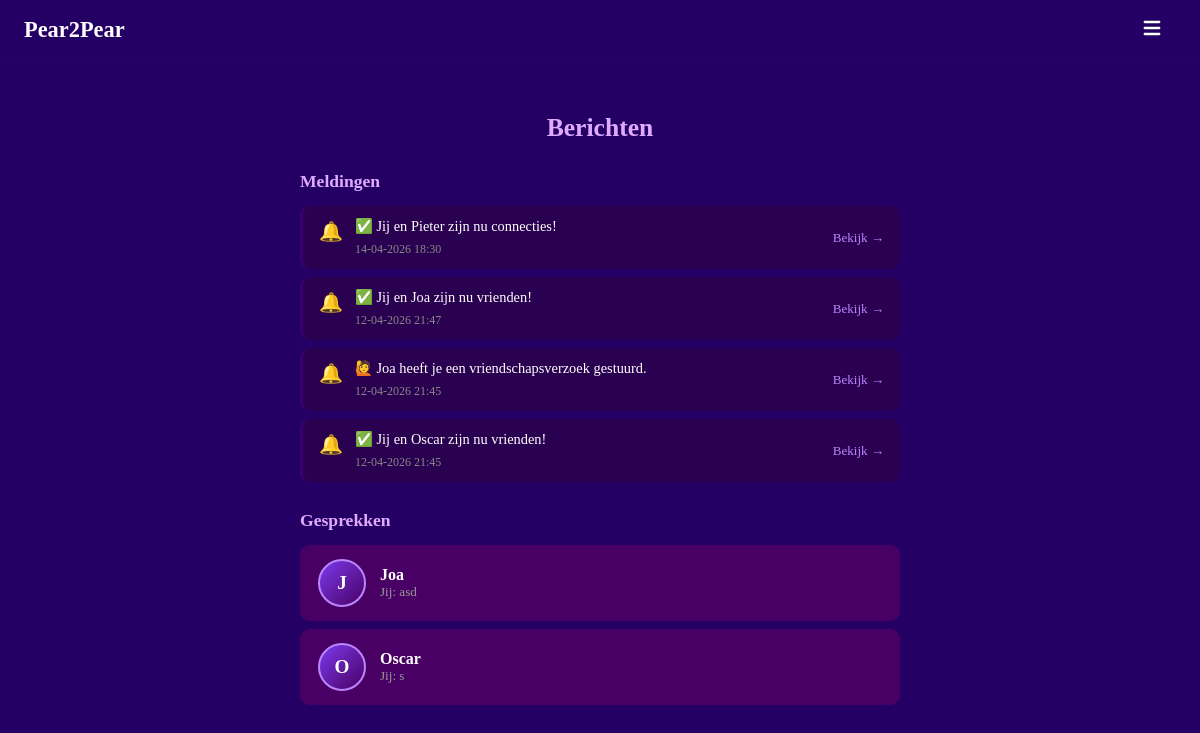
Page /messages (signed in) on the committed database.
### models.py (models this page shows, shortened)
class Notification(db.Model):
    __tablename__ = "notifications"
    id         = db.Column(db.Integer, primary_key=True)
    user_id    = db.Column(db.Integer, db.ForeignKey("users.id"), nullable=False)
    body       = db.Column(db.String(300), nullable=False)
    link       = db.Column(db.String(200), nullable=True)   # optional click-through
    read       = db.Column(db.Boolean, default=False)
    created_at = db.Column(db.DateTime, default=datetime.utcnow)

class User(UserMixin, db.Model):
    __tablename__ = "users"
    id            = db.Column(db.Integer, primary_key=True)
    username      = db.Column(db.String(30),  unique=True, nullable=False, index=True)
    email         = db.Column(db.String(120), unique=True, nullable=False, index=True)
    password_hash = db.Column(db.String(256), nullable=False)
    created_at    = db.Column(db.DateTime, default=datetime.utcnow, nullable=False)
    last_login    = db.Column(db.DateTime, default=datetime.utcnow, nullable=False)
    age            = db.Column(db.Integer,     nullable=True)
    avatar         = db.Column(db.String(200),   nullable=True)
    location       = db.Column(db.String(100), nullable=True)
    is_public      = db.Column(db.Boolean, default=True,  nullable=False)
    friends_public = db.Column(db.Boolean, default=False, nullable=False)
    sent_requests     = db.relationship("Friendship", foreign_keys=[Friendship.from_id], backref="from_user", lazy="dynamic")
    received_requests = db.relationship("Friendship", foreign_keys=[Friendship.to_id],   backref="to_user",   lazy="dynamic")
    notifications     = db.relationship("Notification", foreign_keys=[Notification.user_id], backref="owner", lazy="dynamic", order_by=Notification.created_at.desc())
    def pending_received(self):
        reqs = Friendship.query.filter_by(to_id=self.id, status="pending").all()
        return User.query.filter(User.id.in_([r.from_id for r in reqs])).all()
    def unread_message_count(self):
        return Message.query.filter_by(receiver_id=self.id, read=False).count()
    def unread_notification_count(self):
        return Notification.query.filter_by(user_id=self.id, read=False).count()
    def total_inbox_count(self):
        return self.unread_message_count() + self.unread_notification_count()

class Message(db.Model):
    __tablename__ = "messages"
    id          = db.Column(db.Integer, primary_key=True)
    sender_id   = db.Column(db.Integer, db.ForeignKey("users.id"), nullable=False)
    receiver_id = db.Column(db.Integer, db.ForeignKey("users.id"), nullable=False)
    body        = db.Column(db.Text, nullable=False)
    read        = db.Column(db.Boolean, default=False)
    created_at  = db.Column(db.DateTime, default=datetime.utcnow)
    sender   = db.relationship("User", foreign_keys=[sender_id],   backref="sent_messages")
    receiver = db.relationship("User", foreign_keys=[receiver_id], backref="received_messages")

### main.py (the view)
    @app.route("/messages")
    @login_required
    def messages():
        notifs = current_user.notifications.all()
        for n in notifs:
            if not n.read:
                n.read = True
        db.session.commit()
        all_msgs = Message.query.filter(
            (Message.sender_id == current_user.id) | (Message.receiver_id == current_user.id)
        ).order_by(Message.created_at.desc()).all()
        conversations = {}
        for msg in all_msgs:
            partner_id = msg.receiver_id if msg.sender_id == current_user.id else msg.sender_id
            if partner_id not in conversations:
                conversations[partner_id] = {
                    "user":   db.session.get(User, partner_id),
                    "latest": msg,
                    "unread": 0,
                }
            if msg.receiver_id == current_user.id and not msg.read:
                conversations[partner_id]["unread"] += 1
        return render_template("messages.html", notifs=notifs, conversations=list(conversations.values()))

### templates/messages.html (shortened to what this page needs)
{% extends "base.html" %}
{% block content %}
<div class="messages-page">
    <h2 class="profiles-title">Berichten</h2>
    {% if notifs %}
    <div class="notif-section">
        <h3 class="section-title">Meldingen</h3>
        {% for n in notifs %}
        <div class="notif-item {% if not n.read %}notif-item--unread{% endif %}">
            <span class="notif-icon">🔔</span>
            <div class="notif-body">
                <p>{{ n.body }}</p>
                <span class="notif-time">{{ n.created_at.strftime('%d-%m-%Y %H:%M') }}</span>
            </div>
            {% if n.link %}
            <a href="{{ n.link }}" class="notif-link">Bekijk →</a>
            {% endif %}
        </div>
        {% endfor %}
    </div>
    {% endif %}
    <h3 class="section-title" style="margin-top:28px;">Gesprekken</h3>
    {% if conversations %}
    <div class="conversation-list">
        {% for conv in conversations %}
        <a href="/messages/{{ conv.user.id }}" class="conversation-item {% if conv.unread > 0 %}conversation-item--unread{% endif %}">
            <div class="conversation-item__avatar">{{ conv.user.username[0].upper() }}</div>
            <div class="conversation-item__body">
                <span class="conversation-item__name">{{ conv.user.username }}</span>
                <span class="conversation-item__preview">
                    {% if conv.latest.sender_id == current_user.id %}Jij: {% endif %}
                    {{ conv.latest.body[:60] }}{% if conv.latest.body|length > 60 %}…{% endif %}
                </span>
            </div>
        </a>
        {% endfor %}
    </div>
    {% else %}
        <p class="muted-center">Nog geen gesprekken. Klik op een profiel om iemand te beichten!</p>
    {% endif %}
</div>
{% endblock %}

### static/style.css (style rules this page uses)
html, body { height: 100%; margin: 0; background-color: #250064; }
h1, h2, h3, p, small, label { color: white; }
a { color: #bb86fc; }
.profiles-title { text-align: center; font-size: 1.6rem; margin-bottom: 28px; color: #e0aaff; }
.section-title { margin: 0 0 14px; color: #e0aaff; font-size: 1.1rem; }
.messages-page { width: 90%; max-width: 600px; padding: 32px 0 48px; }
.conversation-list { display: flex; flex-direction: column; gap: 8px; }
.conversation-item { background: #490064; border-radius: 10px; padding: 14px 18px; display: flex; align-items: center; gap: 14px; text-decoration: none; transition: background 0.15s; }
.conversation-item__avatar { width: 44px; height: 44px; border-radius: 50%; background: linear-gradient(135deg, #7c3aed, #490064); display: flex; align-items: center; justify-content: center; font-size: 1.2rem; font-weight: 700; color: white; border: 2px solid #bb86fc; flex-shrink: 0; }
.conversation-item__body { flex: 1; overflow: hidden; }
.conversation-item__name { color: white; font-weight: 600; display: block; }
.conversation-item__preview { color: #999; font-size: 0.82rem; white-space: nowrap; overflow: hidden; text-overflow: ellipsis; display: block; }
.notif-section { margin-bottom: 8px; }
.notif-item { display: flex; align-items: flex-start; gap: 12px; background: #2a0050; border-radius: 10px; padding: 12px 16px; margin-bottom: 8px; border-left: 3px solid #3a006f; }
.notif-icon { font-size: 1.2rem; flex-shrink: 0; margin-top: 2px; }
.notif-body { flex: 1; }
.notif-body p { margin: 0 0 4px; color: white; font-size: 0.9rem; }
.notif-time { font-size: 0.75rem; color: #888; }
.notif-link { color: #bb86fc; text-decoration: none; font-size: 0.82rem; white-space: nowrap; align-self: center; }

### rows in the picture
Notification: body "✅ Jij en Pieter zijn nu connecties!", created_at "14-04-2026 18:30"
Notification: body "✅ Jij en Joa zijn nu vrienden!", created_at "12-04-2026 21:47"
Notification: body "🙋 Joa heeft je een vriendschapsverzoek gestuurd.", created_at "12-04-2026 21:45"
Notification: body "✅ Jij en Oscar zijn nu vrienden!", created_at "12-04-2026 21:45"
User: user "J", user.username "Joa"
Message: latest "asd"
User: user "O", user.username "Oscar"
Message: latest "s"
